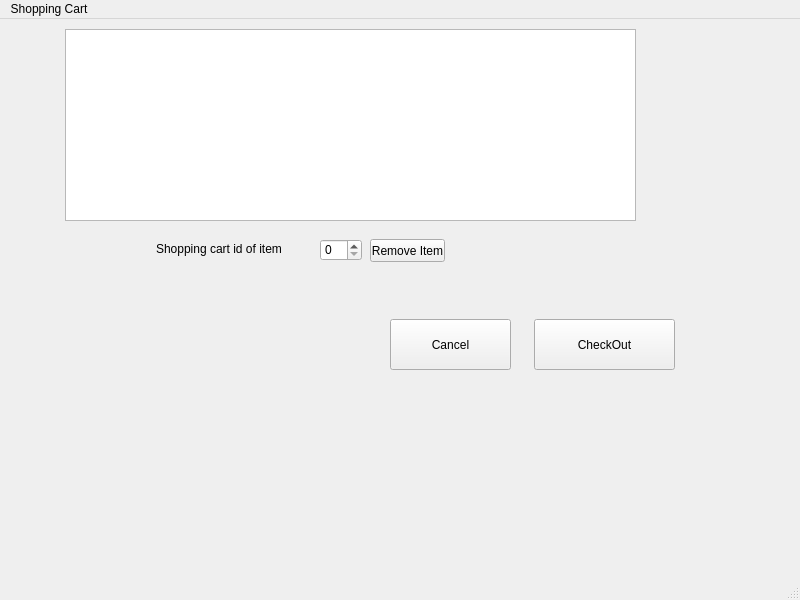
<?xml version="1.0" encoding="UTF-8"?>
<ui version="4.0">
 <class>ShoppingCartWindow</class>
 <widget class="QMainWindow" name="ShoppingCartWindow">
  <property name="geometry">
   <rect>
    <x>0</x>
    <y>0</y>
    <width>800</width>
    <height>600</height>
   </rect>
  </property>
  <property name="windowTitle">
   <string>Your shopping cart</string>
  </property>
  <widget class="QWidget" name="centralwidget">
   <widget class="QPushButton" name="checkoutPushButton">
    <property name="geometry">
     <rect>
      <x>534</x>
      <y>300</y>
      <width>141</width>
      <height>51</height>
     </rect>
    </property>
    <property name="text">
     <string>CheckOut</string>
    </property>
   </widget>
   <widget class="QLabel" name="totalCostLabel">
    <property name="geometry">
     <rect>
      <x>70</x>
      <y>290</y>
      <width>251</width>
      <height>51</height>
     </rect>
    </property>
    <property name="text">
     <string/>
    </property>
   </widget>
   <widget class="QTableView" name="tableView">
    <property name="geometry">
     <rect>
      <x>65</x>
      <y>10</y>
      <width>571</width>
      <height>192</height>
     </rect>
    </property>
   </widget>
   <widget class="QSpinBox" name="spinBoxshoppingWindow">
    <property name="geometry">
     <rect>
      <x>320</x>
      <y>220</y>
      <width>42</width>
      <height>22</height>
     </rect>
    </property>
   </widget>
   <widget class="QLabel" name="label">
    <property name="geometry">
     <rect>
      <x>156</x>
      <y>220</y>
      <width>141</width>
      <height>20</height>
     </rect>
    </property>
    <property name="text">
     <string>Shopping cart id of item</string>
    </property>
   </widget>
   <widget class="QPushButton" name="pushButton">
    <property name="geometry">
     <rect>
      <x>370</x>
      <y>220</y>
      <width>75</width>
      <height>23</height>
     </rect>
    </property>
    <property name="text">
     <string>Remove Item</string>
    </property>
   </widget>
   <widget class="QPushButton" name="cancelPushButton">
    <property name="geometry">
     <rect>
      <x>390</x>
      <y>300</y>
      <width>121</width>
      <height>51</height>
     </rect>
    </property>
    <property name="text">
     <string>Cancel</string>
    </property>
   </widget>
  </widget>
  <widget class="QMenuBar" name="menubar">
   <property name="geometry">
    <rect>
     <x>0</x>
     <y>0</y>
     <width>800</width>
     <height>21</height>
    </rect>
   </property>
   <widget class="QMenu" name="menuShopping_Cart">
    <property name="title">
     <string>Shopping Cart</string>
    </property>
   </widget>
   <addaction name="menuShopping_Cart"/>
  </widget>
  <widget class="QStatusBar" name="statusbar"/>
 </widget>
 <resources/>
 <connections/>
</ui>
